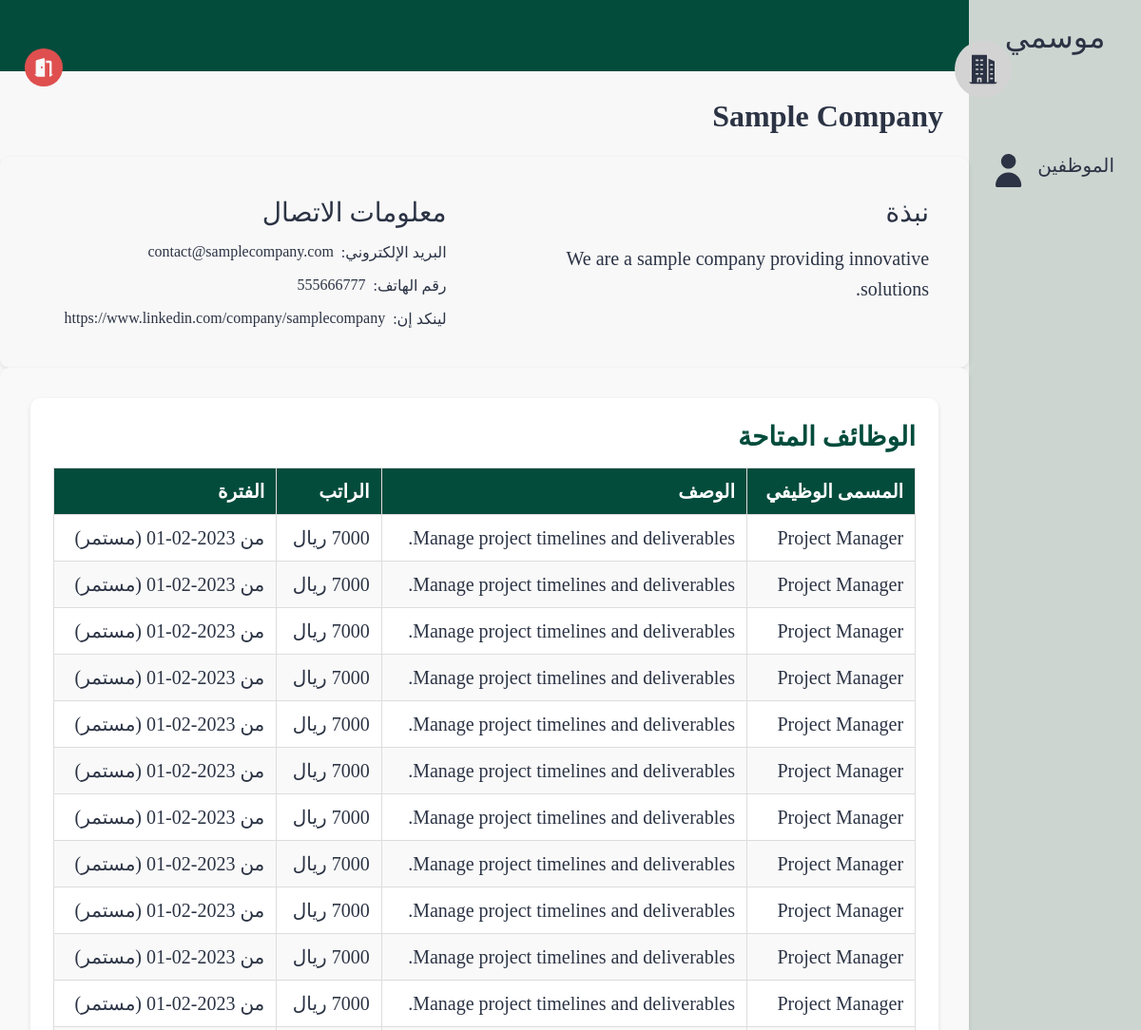
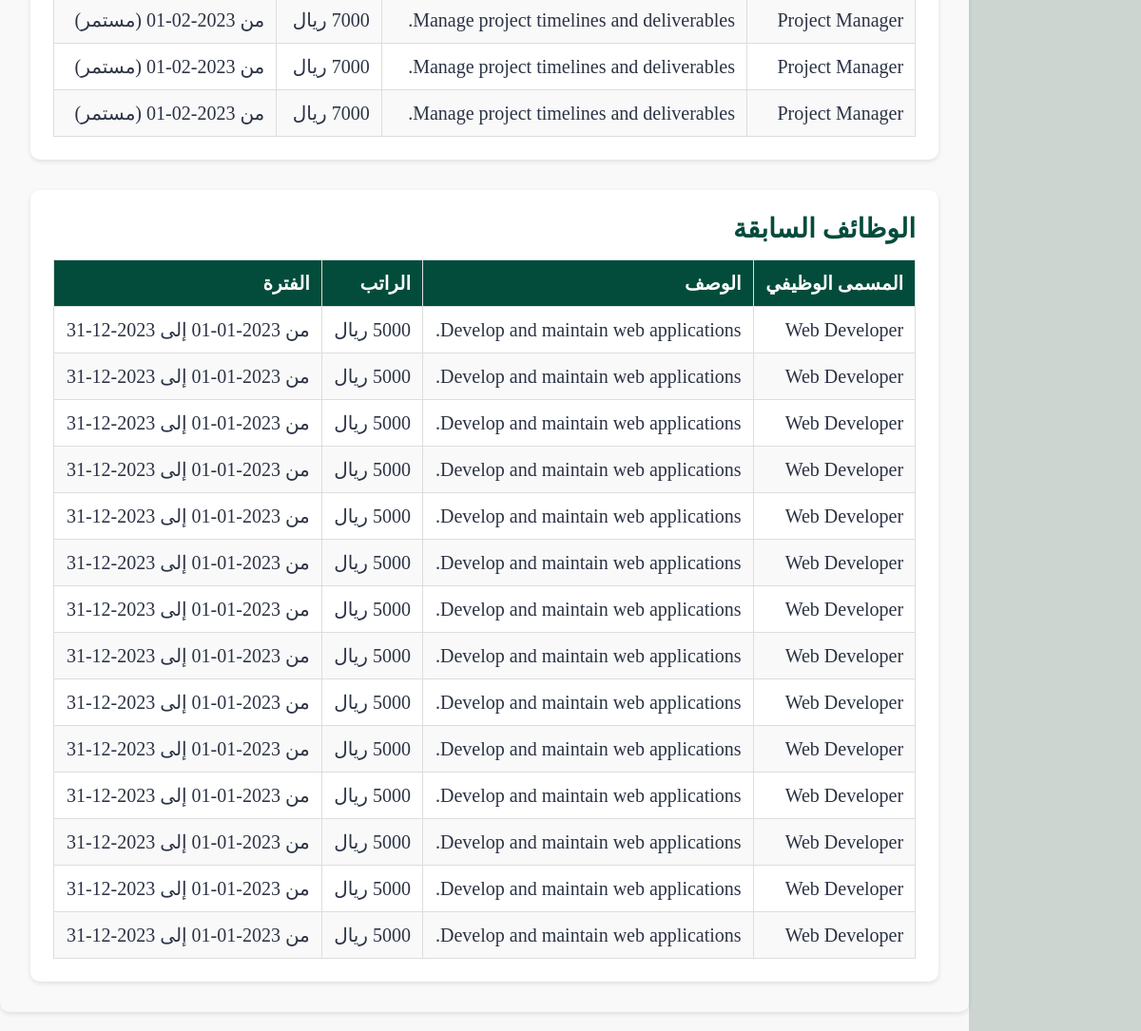
The app's page /pages/company.php?id=1, older data (2 pictures, top to bottom).
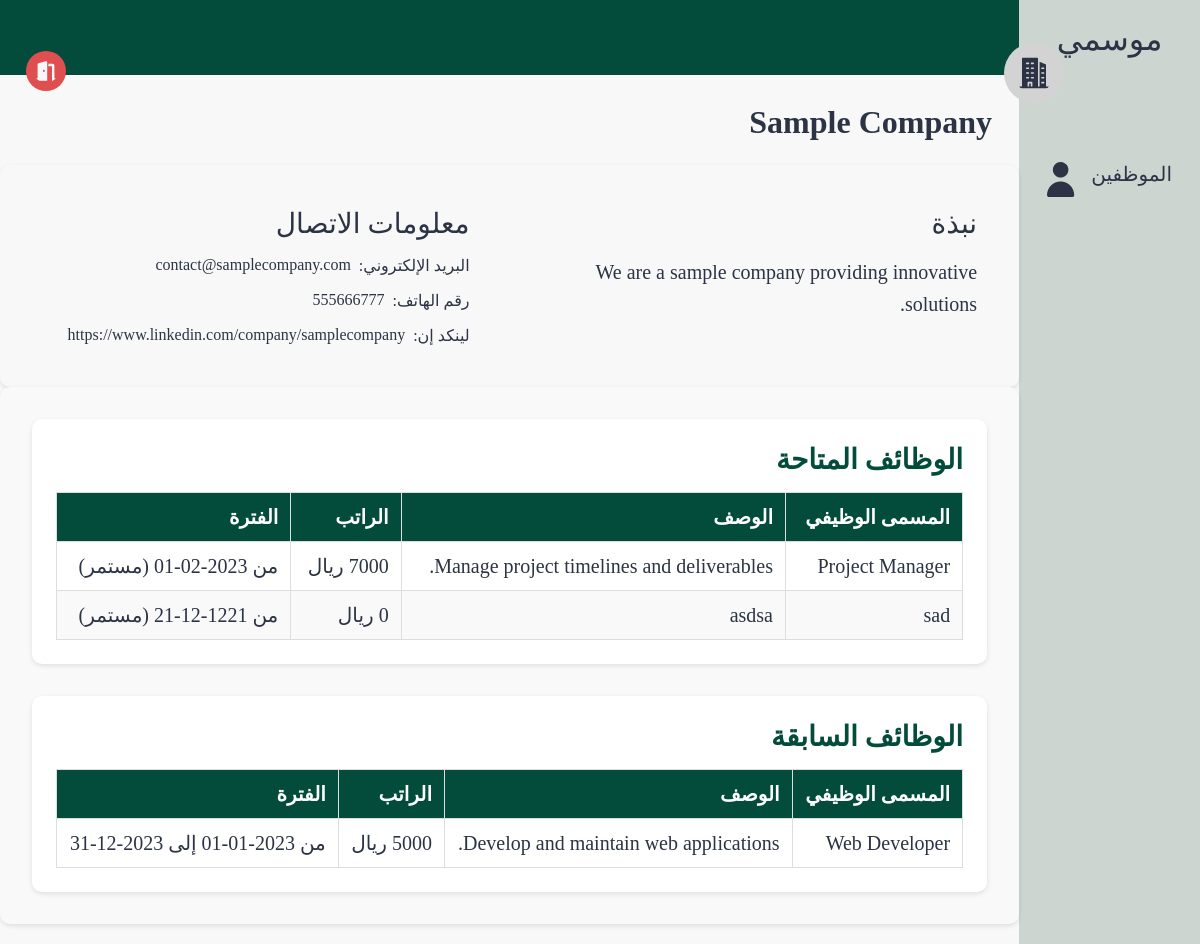
The same page, newer data.
### tables this page shows
CREATE TABLE company (
    company_id INTEGER PRIMARY KEY, 
    owner_id INTEGER,
    hr_id INTEGER,
    name TEXT,
    location TEXT,
    email TEXT,
    linkedin Text,
    phone TEXT,
    bio TEXT,
    FOREIGN KEY (owner_id) REFERENCES users(id) ON DELETE CASCADE,
    FOREIGN KEY (hr_id) REFERENCES users(id) ON DELETE CASCADE
);

CREATE TABLE jobs (
    job_id INTEGER PRIMARY KEY, 
    company_id INTEGER,
    name TEXT,
    description TEXT,
    salary INTEGER,
    language_id INTEGER,
    type BOOLEAN,
    start DATE,
    end DATE NULL,
    FOREIGN KEY (company_id) REFERENCES company(company_id) ON DELETE CASCADE,
    FOREIGN KEY (language_id) REFERENCES languages(language_id) ON DELETE CASCADE
);

### src/database/fetch.php (called while the page is built, shortened)
<?php
include('../database/data.php');
function fetchAllCompanyJobs($company_id)
{
    global $db;
    $company_id = intval($company_id);
    $stmt = $db->prepare('SELECT * FROM jobs WHERE company_id = :company_id');
    $stmt->bindValue(':company_id', $company_id, SQLITE3_INTEGER);
    $result = $stmt->execute();
    $jobs = [];
    while ($row = $result->fetchArray(SQLITE3_ASSOC)) {
        $jobs[] = $row;
    }
    return $jobs;
}

### src/pages/company.php (the view, shortened to what this page needs)
<?php
include('../database/data.php');
$company_id = isset($_GET["id"]) ? intval($_GET["id"]) : ($_SESSION['user']['company_id'] ?? 0);
$stmt = $db->prepare("SELECT * FROM company WHERE company_id = :company_id");
$stmt->bindValue(':company_id', $company_id, SQLITE3_INTEGER);
$result = $stmt->execute()->fetchArray(SQLITE3_ASSOC);
$name = $result['name'] ?? 'غير معروف';
$bio = $result['bio'] ?? 'لا توجد معلومات';
$email = $result['email'] ?? 'غير متوفر';
$phone = $result['phone'] ?? 'غير متوفر';
$linkedin = $result['linkedin'] ?? '#';
$jobs = fetchAllCompanyJobs($company_id);
$today = date("Y-m-d");
$availableJobs = [];
$previousJobs = [];
foreach ($jobs as $job) {
    if (empty($job["end"]) || $job["end"] >= $today) {
        $availableJobs[] = $job;
    } else {
        $previousJobs[] = $job;
    }
}
?>
<!DOCTYPE html>
<html lang="ar" dir="rtl">
<head>
  <link rel="stylesheet" href="../styles/profile.css">
</head>
<body>
  <section class="page-structure">
    <?php
      $customNavList = [
          [
              "title" => "الموظفين",
              "icon" => "profile.svg",
              "alt" => "الموظفين",
              "link" => "./employees_history.php"
          ]
      ];
      include "../components/NavBar.php";
    ?>
    <section class="page-content">
      <div class="username">
        <img class="profile-pic" src="../images/company.svg" alt="صورة الشركة">
        <div class="user">
          <h2 id="companyNameDisplay"><?php echo htmlspecialchars($name); ?></h2>
        </div>
      </div>
      <div class="options">
        <a href="../pages/logout.php">
          <img class="nav-icon" style="--color: #DF4F4F" src="../images/logout.svg" alt="شعار تسجيل الخروج">
        </a>
      </div>
      <header></header>
      <main>
        <section class="profile-details">
          <div class="block about">
            <h2>نبذة</h2>
            <div id="companyAboutDisplay">
              <p><?php echo htmlspecialchars($bio); ?></p>
            </div>
          </div>
          <div class="block contacts">
            <h2>معلومات الاتصال</h2>
            <div id="companyContactDisplay">
              <ul>
                <li>البريد الإلكتروني:
                  <a href="mailto:<?php echo htmlspecialchars($email); ?>"><?php echo htmlspecialchars($email?? 'لا يوجد'); ?></a>
                </li>
                <li>رقم الهاتف:
                  <a href="tel:<?php echo htmlspecialchars($phone); ?>"><?php echo htmlspecialchars($phone?? 'لا يوجد'); ?></a>
                </li>
                <li>لينكد إن:
                  <a href="<?php echo htmlspecialchars($linkedin); ?>" target="_blank"><?php echo htmlspecialchars($linkedin ?? 'لا يوجد'); ?></a>
                </li>
              </ul>
            </div>
        </section>
        <section class="recent-activity">
          <div class="block experinces">
            <h2>الوظائف المتاحة</h2>
            <table border="1" cellpadding="5" cellspacing="0" style="width:100%; text-align:right;">
              <tr>
                <th>المسمى الوظيفي</th>
                <th>الوصف</th>
                <th>الراتب</th>
                <th>الفترة</th>
              </tr>
              <?php if (!empty($availableJobs)): ?>
                <?php foreach ($availableJobs as $job): ?>
                  <tr>
                    <td><?= htmlspecialchars($job["name"]) ?></td>
                    <td><?= htmlspecialchars($job["description"]) ?></td>
                    <td><?= htmlspecialchars($job["salary"]) ?> ريال</td>
                    <td>
                      من <?= htmlspecialchars($job["start"]) ?>
                      <?php if (!empty($job["end"])): ?>
                        إلى <?= htmlspecialchars($job["end"]) ?>
                      <?php else: ?>
                        (مستمر)
                      <?php endif; ?>
                    </td>
                  </tr>
                <?php endforeach; ?>
              <?php else: ?>
                <tr>
                  <td colspan="4" style="text-align: center;">لا توجد وظائف متاحة</td>
                </tr>
              <?php endif; ?>
            </table>
          </div>
          <div class="block experinces">
            <h2>الوظائف السابقة</h2>
            <table border="1" cellpadding="5" cellspacing="0" style="width:100%; text-align:right;">
              <tr>
                <th>المسمى الوظيفي</th>
                <th>الوصف</th>
                <th>الراتب</th>
                <th>الفترة</th>
              </tr>
              <?php if (!empty($previousJobs)): ?>
                <?php foreach ($previousJobs as $job): ?>
                  <tr>
                    <td><?= htmlspecialchars($job["name"]) ?></td>
                    <td><?= htmlspecialchars($job["description"]) ?></td>
                    <td><?= htmlspecialchars($job["salary"]) ?> ريال</td>
                    <td>
                      من <?= htmlspecialchars($job["start"]) ?>
                      إلى <?= htmlspecialchars($job["end"]) ?>
                    </td>
                  </tr>
                <?php endforeach; ?>
              <?php else: ?>
                <tr>
                  <td colspan="4" style="text-align: center;">لا توجد وظائف سابقة</td>
                </tr>
              <?php endif; ?>
            </table>
          </div>
        </section>
      </main>
    </section>
  </section>
</body>
</html>

### src/components/NavBar.php (shortened to what this page needs)
<?php
$navList = $navList ?? [];
if (isset($customNavList)) {
  $navList = array_merge($navList, $customNavList);
}
?>
<?php if (isset($navList) && is_array($navList)): ?>
  <nav class="main-navigation">
    <a href="./index.php" class="logo-link">
      موسمي
    </a>
    <ul>
      <?php foreach ($navList as $nav): ?>
        <li>
          <a href="<?= $nav['link']; ?>" class="nav-path">
            <span><?= $nav['title']; ?></span>
            <img src="../images/<?= $nav['icon']; ?>" alt="<?= $nav['alt']; ?>">
          </a>
        </li>
      <?php endforeach; ?>
    </ul>
  </nav>
<?php else: ?>
  <nav class="main-navigation">
    <p>Navigation list is not defined.</p>
  </nav>
<?php endif; ?>

### src/styles/profile.css (style rules this page uses)
* { color: var(--black-color); }
body { background-color: var(--white-color); }
.nav-icon { --color: var(--white-alt-color); background-color: var(--color); width: 40px; height: 40px; border-radius: 50%; padding: 0.5rem; }
section.page-content { width: 100%; }
header { position: relative; display: flex; align-items: center; justify-content: space-between; min-height: 75px; background-color: var(--main-color); padding: 1.25rem 3rem; }
.username .profile-pic { width: 60px; height: 60px; padding: 10px; border-radius: 50%; background-color: lightgray; top: 0; }
.username { display: flex; align-items: center; gap: 0.75rem; height: 65px; position: absolute; top: 0; right: 18px; z-index: 1000; padding: 0.5rem 1rem; right: 10%; top: 40px; }
.options { display: flex; align-items: center; gap: 0.75rem; height: 65px; position: absolute; top: 40px; left: 10px; z-index: 1000; padding: 0.5rem 1rem; }
.username h2 { font-size: 2rem; }
.username .user { position: static; margin-top: 100px; }
header::after { content: ""; position: absolute; right: 0; bottom: 0; width: 70%; height: 4px; background-color: var(--main-color); }
main { margin-top: 70px; width: 100%; padding: 1rem; }
main section { border-radius: 10px; box-shadow: 0 2px 5px rgba(0, 0, 0, 0.1); padding: 18px; }
.profile-details { display: grid; grid-template-columns: 1fr 1fr; gap: 2rem; }
.profile-details .block { display: flex; flex-direction: column; gap: 1rem; background-color: var(--white-color); padding: 1.5rem; border-radius: 10px; }
.profile-details .block h2 { font-size: 1.75rem; font-weight: 500; }
.profile-details .block ul { list-style: none; padding-inline-start: 0; display: flex; flex-wrap: wrap; gap: 1rem; }
.profile-details .block ul li { display: flex; gap: 0.5rem; font-size: 1rem; }
.profile-details .block.about p { font-size: 1.25rem; line-height: 1.6; }
.recent-activity { display: flex; flex-direction: column; gap: 2rem; padding: 2rem; background-color: #f9f9f9; border-radius: 10px; }
.recent-activity .block { background-color: #fff; padding: 1.5rem; border-radius: 10px; box-shadow: 0 2px 5px rgba(0, 0, 0, 0.1); }
.recent-activity .block h2 { font-size: 1.75rem; margin-bottom: 1rem; color: var(--main-color); }
.experinces table { width: 100%; border-collapse: collapse; font-size: 1.25rem; margin-top: 1rem; }
.experinces table th, .experinces table td { padding: 0.75rem; text-align: right; border: 1px solid #ddd; }
.experinces table th { background-color: var(--main-color); color: #fff; }
.experinces table tr:nth-child(odd) { background-color: #f9f9f9; }
.experinces table tr:nth-child(even) { background-color: #fff; }
@media (min-width: 992px) { main { padding: 1.25rem 0; } }

### src/styles/globals.css (style rules this page uses)
*, *::before, *::after { box-sizing: border-box; margin: 0; padding: 0; list-style: none; text-decoration: none; }
:root { --main-color: #034c3c; --secondary-color: #d2b48c; --white-color: #f8f8f8; --black-color: #2b3344; --white-alt-color: #cdd5d1; }
a { display: block; color: var(--black-color); }
.page-structure { display: flex; min-height: 100vh; }
nav.main-navigation { padding: 1.25rem; background-color: var(--white-alt-color); }
nav.main-navigation * { color: var(--black-color); }
nav.main-navigation .logo-link { text-align: center; font-size: 2rem; margin-bottom: 6rem; }
nav.main-navigation ul .nav-path { font-size: 1.25rem; display: flex; justify-content: center; gap: 1rem; margin-bottom: 3rem; }
.nav-path { border-radius: 10px; padding: 0.5rem; }

Row changes from the older to the newer data that the page shows:
removed jobs: name "Project Manager", description "Manage project timelines and deliverables.", start "2023-02-01", shows "(مستمر)", shown under "الوظائف المتاحة"
removed jobs: name "Project Manager", description "Manage project timelines and deliverables.", start "2023-02-01", shows "(مستمر)", shown under "الوظائف المتاحة"
removed jobs: name "Project Manager", description "Manage project timelines and deliverables.", start "2023-02-01", shows "(مستمر)", shown under "الوظائف المتاحة"
removed jobs: name "Project Manager", description "Manage project timelines and deliverables.", start "2023-02-01", shows "(مستمر)", shown under "الوظائف المتاحة"
removed jobs: name "Project Manager", description "Manage project timelines and deliverables.", start "2023-02-01", shows "(مستمر)", shown under "الوظائف المتاحة"
removed jobs: name "Project Manager", description "Manage project timelines and deliverables.", start "2023-02-01", shows "(مستمر)", shown under "الوظائف المتاحة"
removed jobs: name "Project Manager", description "Manage project timelines and deliverables.", start "2023-02-01", shows "(مستمر)", shown under "الوظائف المتاحة"
removed jobs: name "Project Manager", description "Manage project timelines and deliverables.", start "2023-02-01", shows "(مستمر)", shown under "الوظائف المتاحة"
removed jobs: name "Project Manager", description "Manage project timelines and deliverables.", start "2023-02-01", shows "(مستمر)", shown under "الوظائف المتاحة"
removed jobs: name "Project Manager", description "Manage project timelines and deliverables.", start "2023-02-01", shows "(مستمر)", shown under "الوظائف المتاحة"
removed jobs: name "Project Manager", description "Manage project timelines and deliverables.", start "2023-02-01", shows "(مستمر)", shown under "الوظائف المتاحة"
removed jobs: name "Project Manager", description "Manage project timelines and deliverables.", start "2023-02-01", shows "(مستمر)", shown under "الوظائف المتاحة"
removed jobs: name "Project Manager", description "Manage project timelines and deliverables.", start "2023-02-01", shows "(مستمر)", shown under "الوظائف المتاحة"
removed jobs: name "Web Developer", description "Develop and maintain web applications.", end "2023-12-31", shown under "الوظائف السابقة"
removed jobs: name "Web Developer", description "Develop and maintain web applications.", end "2023-12-31", shown under "الوظائف السابقة"
removed jobs: name "Web Developer", description "Develop and maintain web applications.", end "2023-12-31", shown under "الوظائف السابقة"
removed jobs: name "Web Developer", description "Develop and maintain web applications.", end "2023-12-31", shown under "الوظائف السابقة"
removed jobs: name "Web Developer", description "Develop and maintain web applications.", end "2023-12-31", shown under "الوظائف السابقة"
removed jobs: name "Web Developer", description "Develop and maintain web applications.", end "2023-12-31", shown under "الوظائف السابقة"
removed jobs: name "Web Developer", description "Develop and maintain web applications.", end "2023-12-31", shown under "الوظائف السابقة"
removed jobs: name "Web Developer", description "Develop and maintain web applications.", end "2023-12-31", shown under "الوظائف السابقة"
removed jobs: name "Web Developer", description "Develop and maintain web applications.", end "2023-12-31", shown under "الوظائف السابقة"
removed jobs: name "Web Developer", description "Develop and maintain web applications.", end "2023-12-31", shown under "الوظائف السابقة"
removed jobs: name "Web Developer", description "Develop and maintain web applications.", end "2023-12-31", shown under "الوظائف السابقة"
removed jobs: name "Web Developer", description "Develop and maintain web applications.", end "2023-12-31", shown under "الوظائف السابقة"
removed jobs: name "Web Developer", description "Develop and maintain web applications.", end "2023-12-31", shown under "الوظائف السابقة"
added jobs: name "sad", description "asdsa", start "1221-12-21", shows "(مستمر)", shown under "الوظائف المتاحة"
